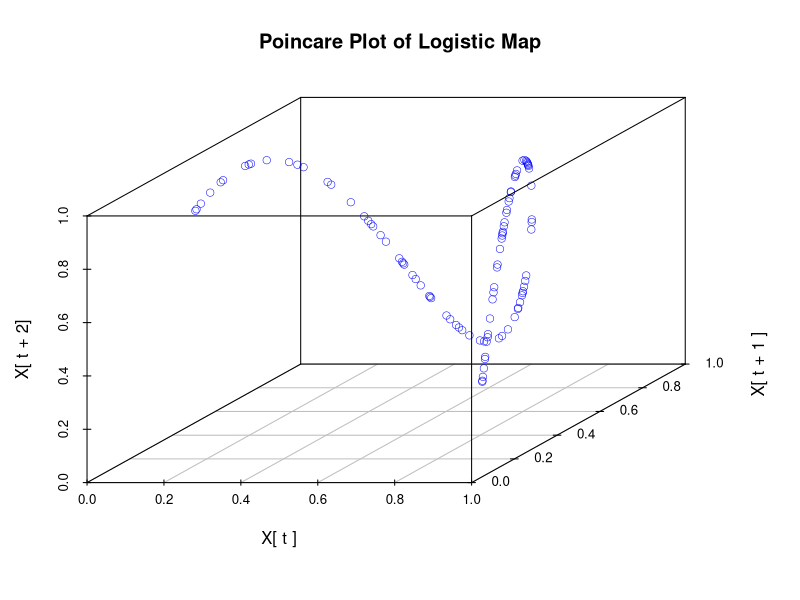
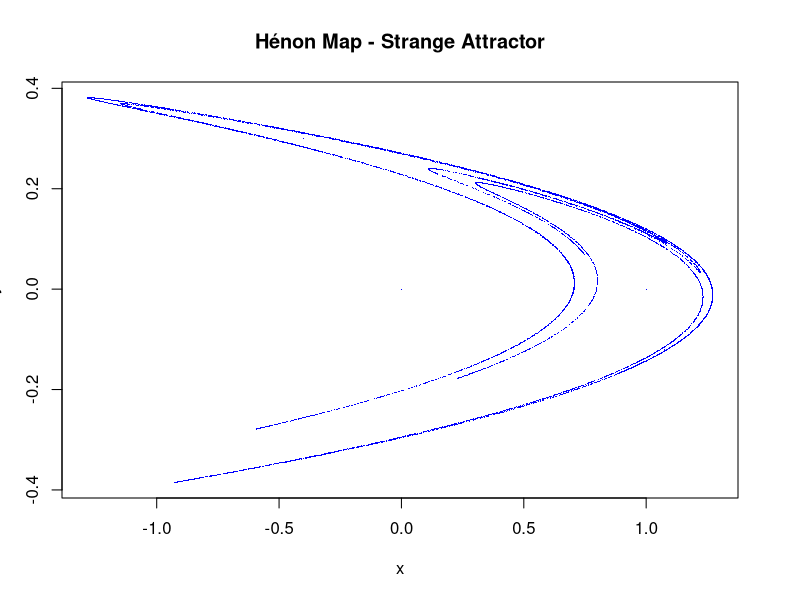
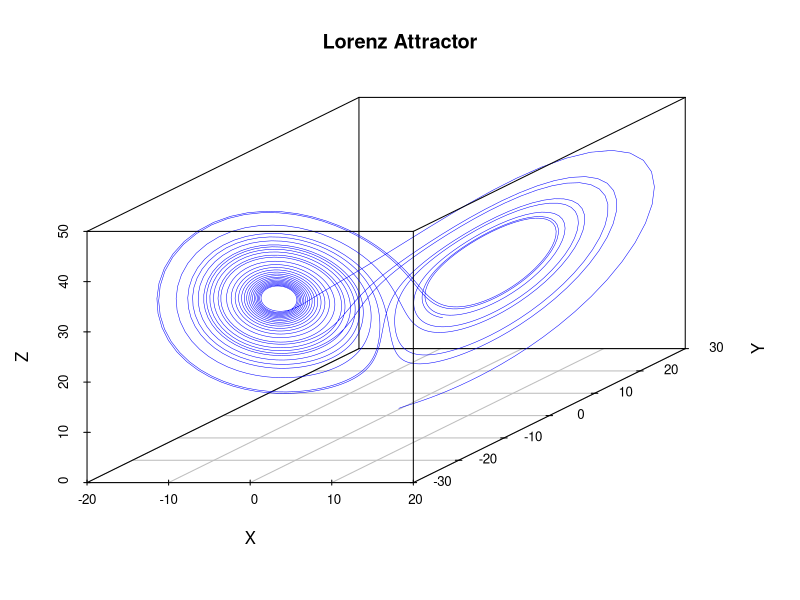

Source code (R) for these figures, in order:
## ---- chunk 1
knitr::opts_chunk$set(echo = TRUE)
## ---- chunk 2
library(scatterplot3d)
logistic_map <- function(r,
                              x_0,
                              n_iter = 100,
                              ...) {
  # r: the parameter controlling the behavior of the map
  # x_0: the initial value of x
  # n_iter: number of iterations to compute
  # discard: number of initial iterations to discard for better visualization
  
  # Initialize the vector to store the values of x
  x_values <- numeric(n_iter)
  x_values[1] <- x_0
  
  # Generate the sequence using the Logistic Map equation
  for (i in 2:n_iter) {
    x_values[i] <- r * x_values[i - 1] * (1 - x_values[i - 1])
  }
  
  # Discard the first few iterations to allow the system to settle
  x_values <- x_values[1:n_iter]
  # Plot the logistic map
  return(x_values)
  
}
n <- 100
vals <- logistic_map (
  r = 3.9,
  x_0 = 0.15,
  n_iter = n)

x_t <- vals[1:(n-2)]
x_t1 <- vals[2:(n-1)]
x_t2 <- vals[3:(n)]

# Plot the results
scatterplot3d(x_t, x_t1, x_t2, type = "p", color = "blue", lwd = 0.5, 
              main = "Poincare Plot of Logistic Map", xlab = "X[ t ]", ylab = "X[ t + 1 ]", zlab = "X[ t + 2]")
## ---- chunk 3
henon_map <- function(a, b, x0, y0, n_iter) {
  # a, b: parameters of the Hénon Map
  # x0, y0: initial values of x and y
  # n_iter: number of iterations to run
  
  # Initialize vectors to store the results
  x <- numeric(n_iter)
  y <- numeric(n_iter)
  
  # Set initial values
  x[1] <- x0
  y[1] <- y0
  
  # Iterate the Hénon Map
  for (i in 2:n_iter) {
    x[i] <- 1 - a * x[i - 1]^2 + y[i - 1]
    y[i] <- b * x[i - 1]
  }
  
  return(data.frame(x, y))
}

# Generate the Henon Map data
henon_data <- henon_map(a = 1.4, b = 0.3, x0 = 0, y0 = 0, n_iter = 10000)
plot(henon_data$x, henon_data$y, col = "blue", pch = '.',
     main = "Hénon Map - Strange Attractor", xlab = "x", ylab = "y")
## ---- chunk 4

library(deSolve)

# Define the Lorenz system as a function
lorenz <- function(t, state, parameters) {
  with(as.list(c(state, parameters)), {
    dx <- sigma * (y - x)
    dy <- x * (rho - z) - y
    dz <- x * y - beta * z
    return(list(c(dx, dy, dz)))
  })
}
# Parameters
parameters <- c(sigma = 10, rho = 28, beta = 8/3)

# Initial state
state <- c(x = 1, y = 1, z = 1)

# Time points
times <- seq(0, 25, by = 0.01)

# Solve the Lorenz system
out <- ode(y = state, times = times, func = lorenz, parms = parameters)

# Extract the results
x <- out[, "x"]
y <- out[, "y"]
z <- out[, "z"]

# Plot the results
scatterplot3d(x, y, z, type = "l", color = "blue", lwd = 0.5, 
              main = "Lorenz Attractor", xlab = "X", ylab = "Y", zlab = "Z")
